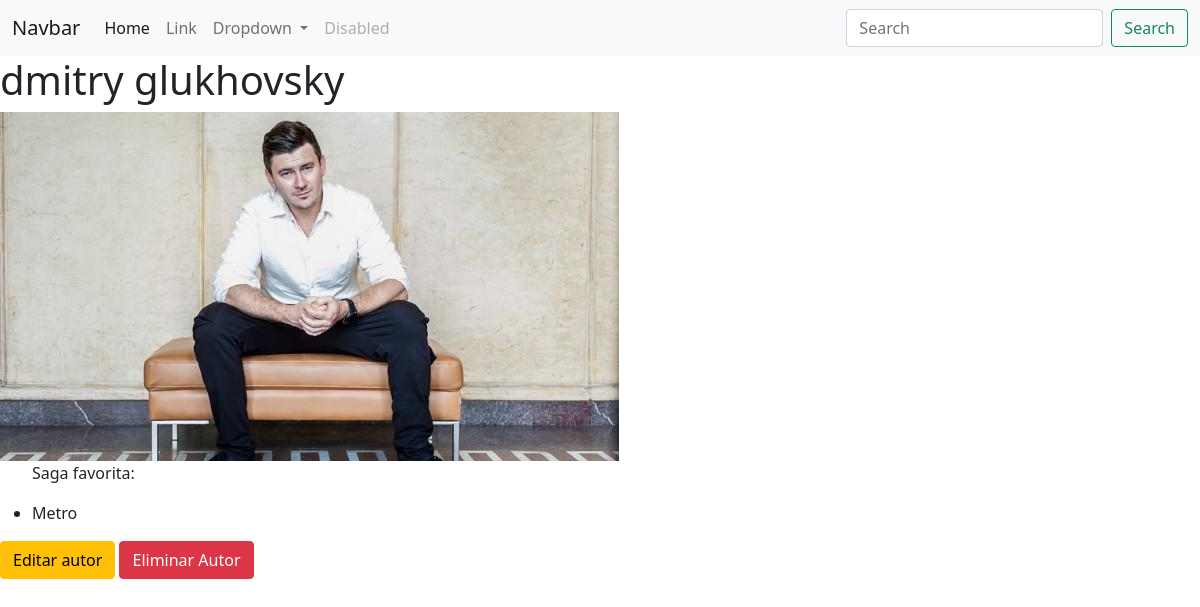
The page /autor/1/ on the database its author committed.
### post/models.py (models this page shows, shortened)
class PostAutor(models.Model):
    nombreAutor = models.CharField(max_length=255, default='')
    saga = models.CharField(max_length=255, default='')
    descripcion = models.TextField(default='', blank=True, null=True)
    imagenAutor = models.ImageField(upload_to='static/img/autores')

### post/views.py (the view)
# urls.py: path('autor/<int:pk>/',autorDetailView.as_view(), name='autorDetalle'),
class autorDetailView(DetailView):
    model = PostAutor
    template_name = 'autorDetalle.html'
    context_object_name = 'lista'

### templates/autorDetalle.html
{% extends 'base.html' %} {% load static %} {% block content %}
<div>
    <h1>{{lista.nombreAutor}}</h1>
    <img src="{% static lista.imagenAutor %}" alt="Imagen del autor">
    <ul>
        <p>Saga favorita:</p>
        <li>
            {{lista.saga}}
        </li>
    </ul>
    <a href="{% url 'updateAutor' lista.pk %}"><button class="btn btn-warning">Editar autor</button></a>
    <a href="{% url 'deleteAutor' lista.pk %}"><button class="btn btn-danger">Eliminar Autor</button></a>
</div>
{% endblock content %}

### rows shown on the page
PostAutor: nombreAutor "dmitry glukhovsky", imagenAutor (picture), saga "Metro"
